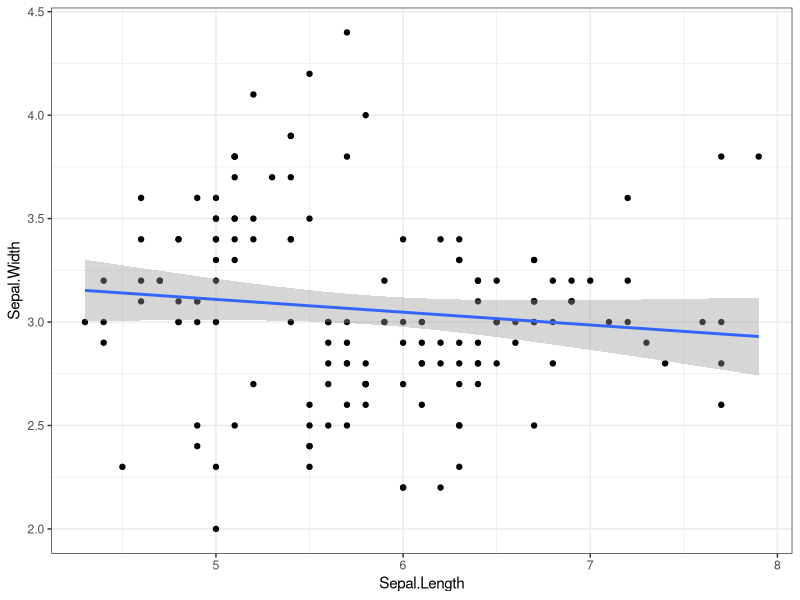
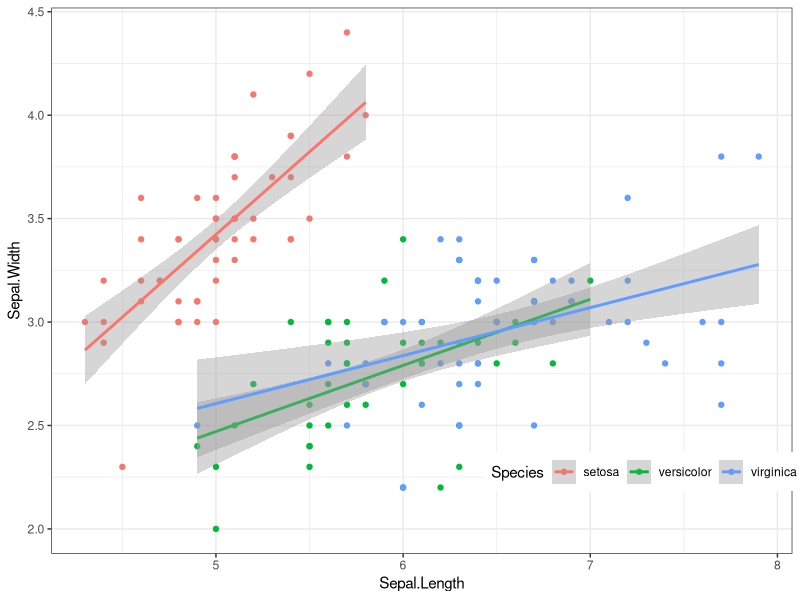

Recreate these plots in R, in order.
## ---- chunk 1
#| echo: false
library(tidyverse)
## ---- chunk 2
#| fig-height: 4
#| code-fold: true
iris %>% 
  ggplot(aes(Sepal.Length, Sepal.Width)) +
  geom_point() +
  geom_smooth(method = "lm") +
  theme_bw()
## ---- chunk 3
#| fig-height: 4
#| code-fold: true
iris %>% 
  ggplot(aes(Sepal.Length, Sepal.Width, color = Species)) +
  geom_point() +
  geom_smooth(method = "lm") +
  theme_bw() +
  theme(legend.position = c(.8, .15),
        legend.direction = "horizontal")
## ---- chunk 4
#| output-location: column-fragment
sample(letters, size = 2)
## ---- chunk 5
#| output-location: column-fragment
sample(letters, size = 2)
## ---- chunk 6
#| output-location: column-fragment
set.seed(1)
sample(letters, size = 2)
## ---- chunk 7
#| output-location: column-fragment
set.seed(1)
sample(letters, size = 2)
## ---- chunk 8
set.seed(1)
sample(letters, size = 2)
sample(letters, size = 2)
## ---- chunk 9
#| output-location: fragment
sessionInfo()
